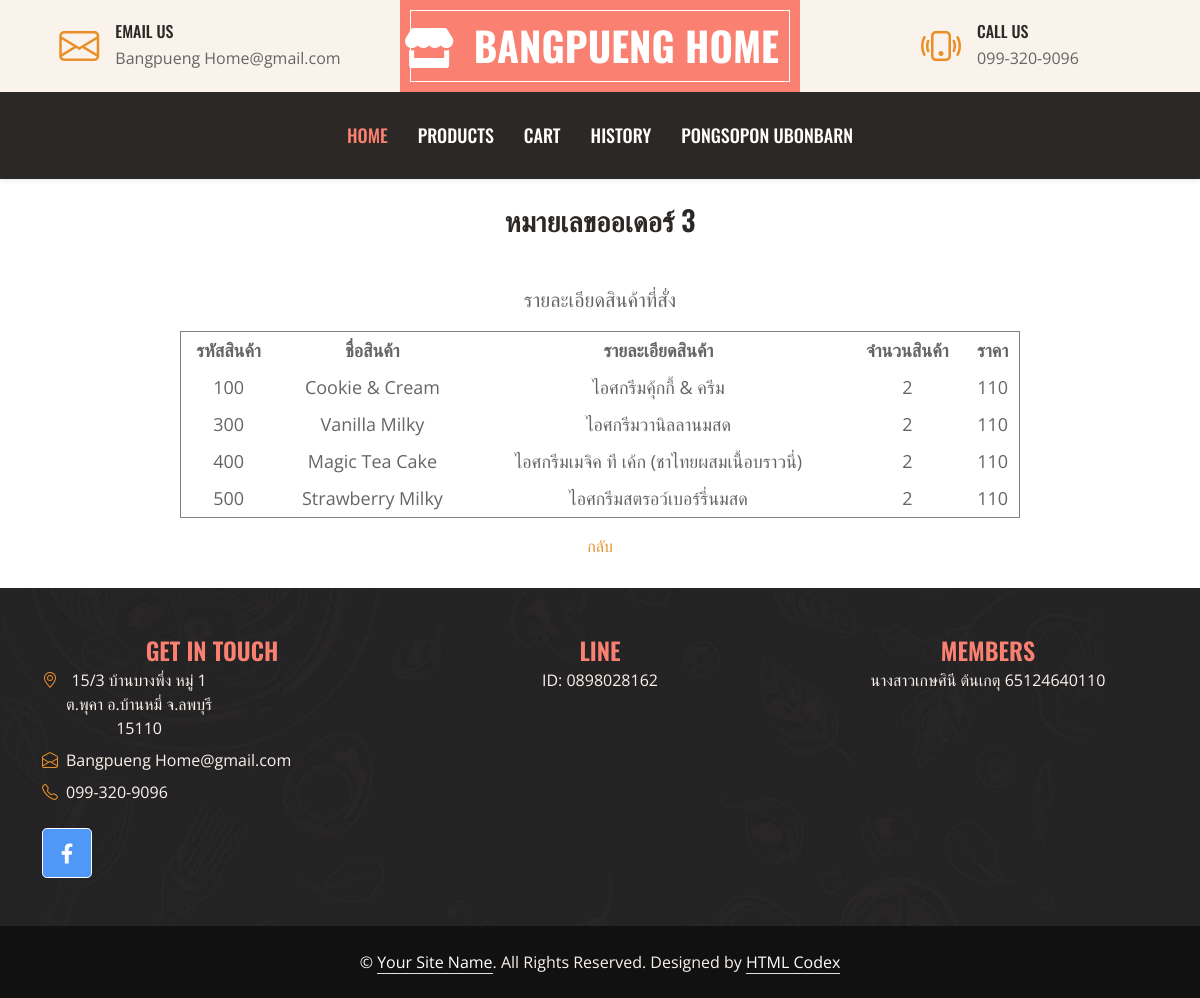
The app's page /or.php?o_id=3 (signed in) with its own data.
### tables this page shows
CREATE TABLE `order_detail` (
  `Number` int(11) NOT NULL,
  `o_id` int(11) NOT NULL,
  `p_id` varchar(20) NOT NULL,
  `o_qty` int(11) NOT NULL,
  `o_sum` int(11) NOT NULL
);

CREATE TABLE `product` (
  `p_id` varchar(20) NOT NULL,
  `p_name` text NOT NULL,
  `p_detail` text NOT NULL,
  `p_cost` int(11) NOT NULL,
  `p_price` int(11) NOT NULL,
  `p_img` varchar(200) NOT NULL,
  `p_num` text NOT NULL,
  `ct_id` varchar(20) NOT NULL
);

### or.php (the view, shortened to what this page needs)
<?php
if (!$_SESSION["userID"]){
	  Header("Location: login.php");
}else { ?>
<!DOCTYPE html>
<html lang="en">
<head>
    <link href="https://cdnjs.cloudflare.com/ajax/libs/font-awesome/5.10.0/css/all.min.css" rel="stylesheet">
    <link href="https://cdn.jsdelivr.net/npm/bootstrap-icons@1.4.1/font/bootstrap-icons.css" rel="stylesheet">
    <link href="lib/owlcarousel/assets/owl.carousel.min.css" rel="stylesheet">
    <link href="css/bootstrap.min.css" rel="stylesheet">
    <link href="css/style.css" rel="stylesheet">
</head>
<body>
    <div class="container-fluid px-0 d-none d-lg-block">
        <div class="row gx-0">
            <div class="col-lg-4 text-center bg-secondary py-3">
                <div class="d-inline-flex align-items-center justify-content-center">
                    <i class="bi bi-envelope fs-1 text-primary me-3"></i>
                    <div class="text-start">
                        <h6 class="text-uppercase mb-1">Email Us</h6>
                        <span>Bangpueng Home@gmail.com</span>
                    </div>
                </div>
            </div>
<div class="col-lg-4 text-center bg-custom-color border-inner py-3">
    <div class="d-inline-flex align-items-center justify-content-center">
        <a href="index.html" class="navbar-brand">
            <h1 class="m-0 text-uppercase text-white"><i class="fas fa-store"></i>&nbsp;&nbsp;Bangpueng Home</h1>
        </a>
    </div>
</div>
            <div class="col-lg-4 text-center bg-secondary py-3">
                <div class="d-inline-flex align-items-center justify-content-center">
                    <i class="bi bi-phone-vibrate fs-1 text-primary me-3"></i>
                    <div class="text-start">
                        <h6 class="text-uppercase mb-1">Call Us</h6>
                        <span>099-320-9096</span>
                    </div>
                </div>
            </div>
        </div>
    </div>
    <nav class="navbar navbar-expand-lg bg-dark navbar-dark shadow-sm py-3 py-lg-0 px-3 px-lg-0">
        <div class="collapse navbar-collapse" id="navbarCollapse">
            <div class="navbar-nav ms-auto mx-lg-auto py-0">
                <a href="index.php" class="nav-item nav-link active">Home</a>
                <a href="product.php" class="nav-item nav-link">Products</a>
                <a href="cart.php" class="nav-item nav-link">Cart</a>
                <a href="his.php" class="nav-item nav-link">history</a>
        <?php
            if ($_SESSION["userID"]){ ?>
                <a href="user.php" class="nav-item nav-link"><?php echo ($_SESSION['user']);?></a>
        <? }else{ ?>
                <a href="login.php" class="nav-item nav-link">Login</a><? } ?>
            </div>
        </div>
    </nav>
    <?php
  $con = new mysqli("localhost","root","123456789","user_db");
  $con->set_charset("utf8");
	$o_id = $_GET['o_id'];
?>
<br>
<div align=center>
<div class=name>
<h3>หมายเลขออเดอร์ <?php echo $o_id?></h3></div><br>
<p><center><font style='font-size:20px'>รายละเอียดสินค้าที่สั่ง</font></center></p>
<table width="70%" border="1" cellspacing="0" cellpadding="5">
<tr>
<td align="center"><font size = "4"><strong>รหัสสินค้า</strong></th>
<td align="center"><font size = "4"><strong>ชื่อสินค้า</strong></th>
<td align="center"><font size = "4"><strong>รายละเอียดสินค้า</strong></th>
<td align="center"><font size = "4"><strong>จำนวนสินค้า</strong></th>
<td align="center"><font size = "4"><strong>ราคา</strong></th>
</tr>
<?php
	$sql = "SELECT * FROM order_detail
    INNER JOIN order_head
    ON order_detail.o_id=order_head.o_id
    INNER JOIN product
    ON order_detail.p_id=product.p_id
    WHERE order_detail.o_id='$o_id'";
    $result = $con->query($sql);
    while($row = mysqli_fetch_array($result))
    {
?>
<tr>
    <td><center><font style='font-size:18px'><? echo $row['p_id']; ?></td>
    <td><center><font style='font-size:18px'><? echo $row['p_name']; ?></td>
    <td><center><font style='font-size:18px'><? echo $row['p_detail']; ?></td>
    <td><center><font style='font-size:18px'><? echo $row['o_qty'];?></td>
    <td><center><font style='font-size:18px'><? echo $row['o_sum'];}?></td>
</tr>
</table>
<p><center><a href="his.php">กลับ</a>
<div class="container-fluid bg-img text-secondary" style="margin-top: 30px">
        <div class="container">
            <div class="row gx-5">
                <div class="col-lg-12 col-md-6">
                    <div class="row gx-5">
                        <div class="col-lg-4 col-md-10 pt-5 mb-5">
                             <h4 style="color: salmon; text-transform: uppercase; margin-bottom: 4px;">Get In Touch</h4>
                            <div class="d-flex mb-2">
                                <i class="bi bi-geo-alt text-primary me-2"></i>
                                <p class="mb-0">15/3 บ้านบางพึ่ง หมู่ 1 <br> ต.พุคา อ.บ้านหมี่ จ.ลพบุรี <br> 15110</p>
                            </div>
                            <div class="d-flex mb-2">
                                <i class="bi bi-envelope-open text-primary me-2"></i>
                                <p class="mb-0">Bangpueng Home@gmail.com</p>
                            </div>
                            <div class="d-flex mb-2">
                                <i class="bi bi-telephone text-primary me-2"></i>
                                <p class="mb-0">099-320-9096</p>
                            </div>
                            <div class="d-flex mt-4">
                                <a class="btn btn-lg btn-custom-color btn-lg-square " href="https://web.facebook.com/OTOPBANGPHUNG" style="color: white;" ><i class="fab fa-facebook-f fw-normal"></i></a>
                            </div>
                        </div>
                        <div class="col-lg-4 col-md-12 pt-0 pt-lg-5 mb-5">
                            <h4 style="color: salmon; text-transform: uppercase; margin-bottom: 4px;">Line</h4>
                            <p>ID: 0898028162</p>
                        </div>
                        <div class="col-lg-4 col-md-12 pt-0 pt-lg-5 mb-5">
                            <h4 style="color: salmon; text-transform: uppercase; margin-bottom: 4px;">Members</h4>
                            <p>นางสาวเกษศินี ต้นเกตุ 65124640110</p>
                        </div>
                    </div>
                </div>
            </div>
        </div>
    </div>
    <div class="container-fluid text-secondary py-4" style="background: #111111;">
        <div class="container text-center">
            <p class="mb-0">&copy; <a class="text-white border-bottom" href="#">Your Site Name</a>. All Rights Reserved. Designed by <a class="text-white border-bottom" href="https://htmlcodex.com">HTML Codex</a></p>
        </div>
    </div>
</body>
</html>
<?php }?>

### css/style.css (style rules this page uses)
:root { --primary: salmon; --secondary: #FAF3EB; --light: #FFFFFF; --dark: #2B2825; }
h1, h2, .font-weight-bold { font-weight: 700 !important; }
h3, h4, .font-weight-semi-bold { font-weight: 600 !important; }
h5, h6, .font-weight-medium { font-weight: 500 !important; }
.btn { font-family: 'Oswald', sans-serif; font-weight: 600; transition: .5s; }
.border-inner { position: relative; }
.border-inner * { position: relative; z-index: 1; }
.border-inner::before { position: absolute; content: ""; top: 10px; right: 10px; bottom: 10px; left: 10px; background: none; border: 1px solid var(--light); z-index: 0; }
.btn-lg-square { width: 50px; height: 50px; }
.btn-square, .btn-sm-square, .btn-lg-square { padding-left: 0; padding-right: 0; text-align: center; }
.navbar-dark .navbar-nav .nav-link { font-family: 'Oswald', sans-serif; padding: 30px 15px; font-size: 18px; font-weight: 500; text-transform: uppercase; color: var(--light); outline: none; transition: .5s; }
.navbar-dark .navbar-nav .nav-link:hover, .navbar-dark .navbar-nav .nav-link.active { color: var(--primary); }
.bg-custom-color { background-color:salmon; border-color:white; }
.btn-custom-color { background-color:rgb(79, 152, 248); border-color:white; }
.bg-img { background: linear-gradient(rgba(43, 40, 37, .5), rgba(43, 40, 37, .5)), url(../img/bg.jpg) center center no-repeat; background-size: cover; }

### records on screen
order_detail: p.p_id "100", p.p_name "Cookie & Cream", p.p_detail "ไอศกรีมคุ้กกี้ & ครีม", o_qty "2", o_sum "110"
order_detail: p.p_id "300", p.p_name "Vanilla Milky", p.p_detail "ไอศกรีมวานิลลานมสด", o_qty "2", o_sum "110"
order_detail: p.p_id "400", p.p_name "Magic Tea Cake", p.p_detail "ไอศกรีมเมจิค ที เค้ก (ชาไทยผสมเนื้อบราวนี่)", o_qty "2", o_sum "110"
order_detail: p.p_id "500", p.p_name "Strawberry Milky", p.p_detail "ไอศกรีมสตรอว์เบอร์รี่นมสด", o_qty "2", o_sum "110"

### other values on screen
$_SESSION['user'] "PONGSOPON UBONBARN"
$o_id "3"
